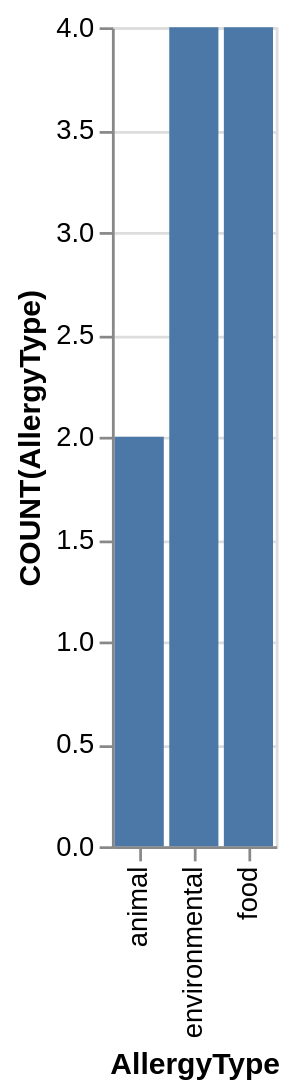

Write the Vega-Lite specification saved for this chart.
### Vega-Lite specification from a JSON file in a GitHub repository (floating-point values rounded to 4 significant figures)
{"data": {"values": [{"x_data": "animal", "y_data": 2}, {"x_data": "environmental", "y_data": 4}, {"x_data": "food", "y_data": 4}]}, "mark": "bar", "encoding": {"x": {"field": "x_data", "type": "nominal", "title": "AllergyType", "sort": "ascending"}, "y": {"field": "y_data", "type": "quantitative", "title": "COUNT(AllergyType)"}}}
